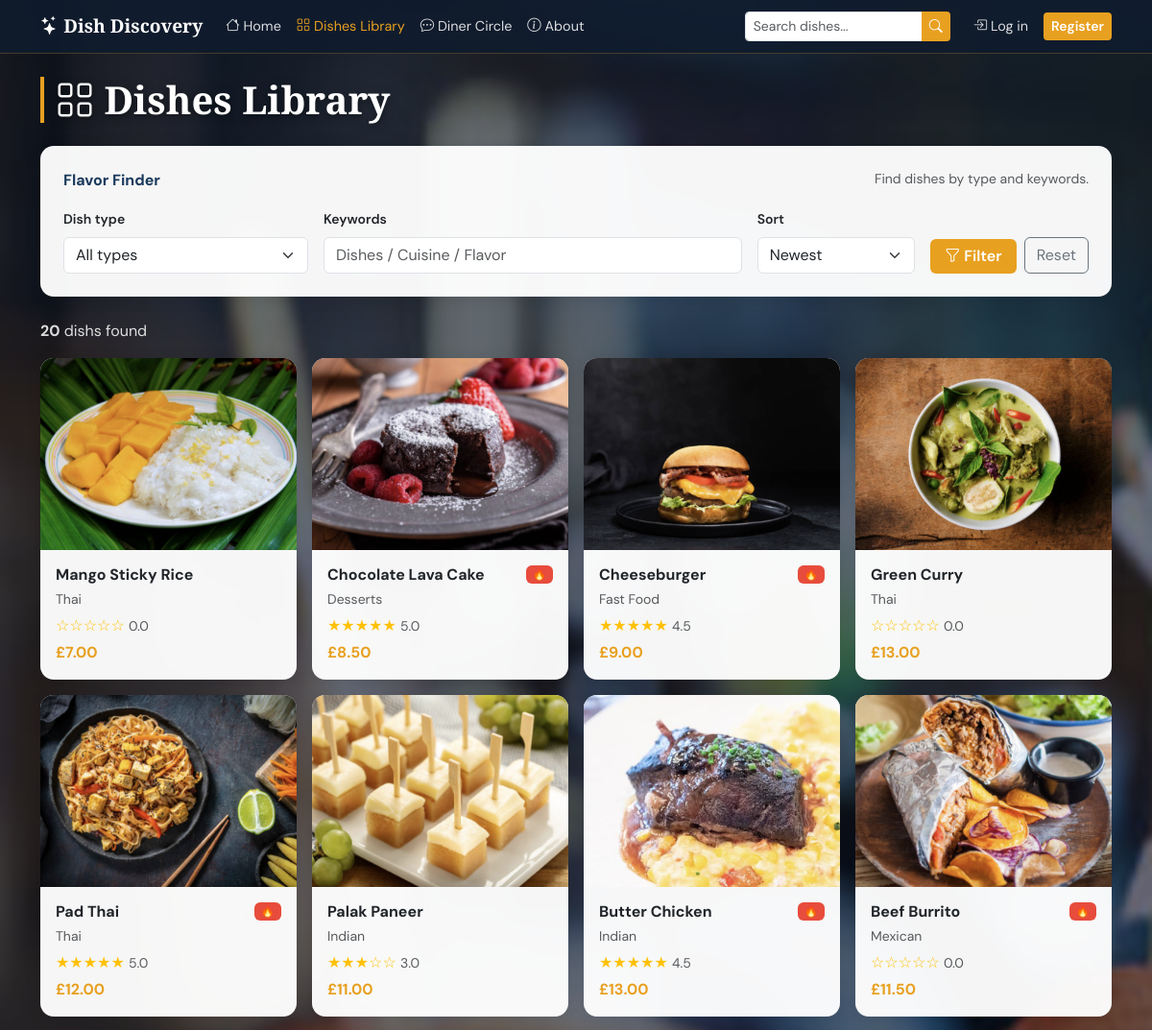
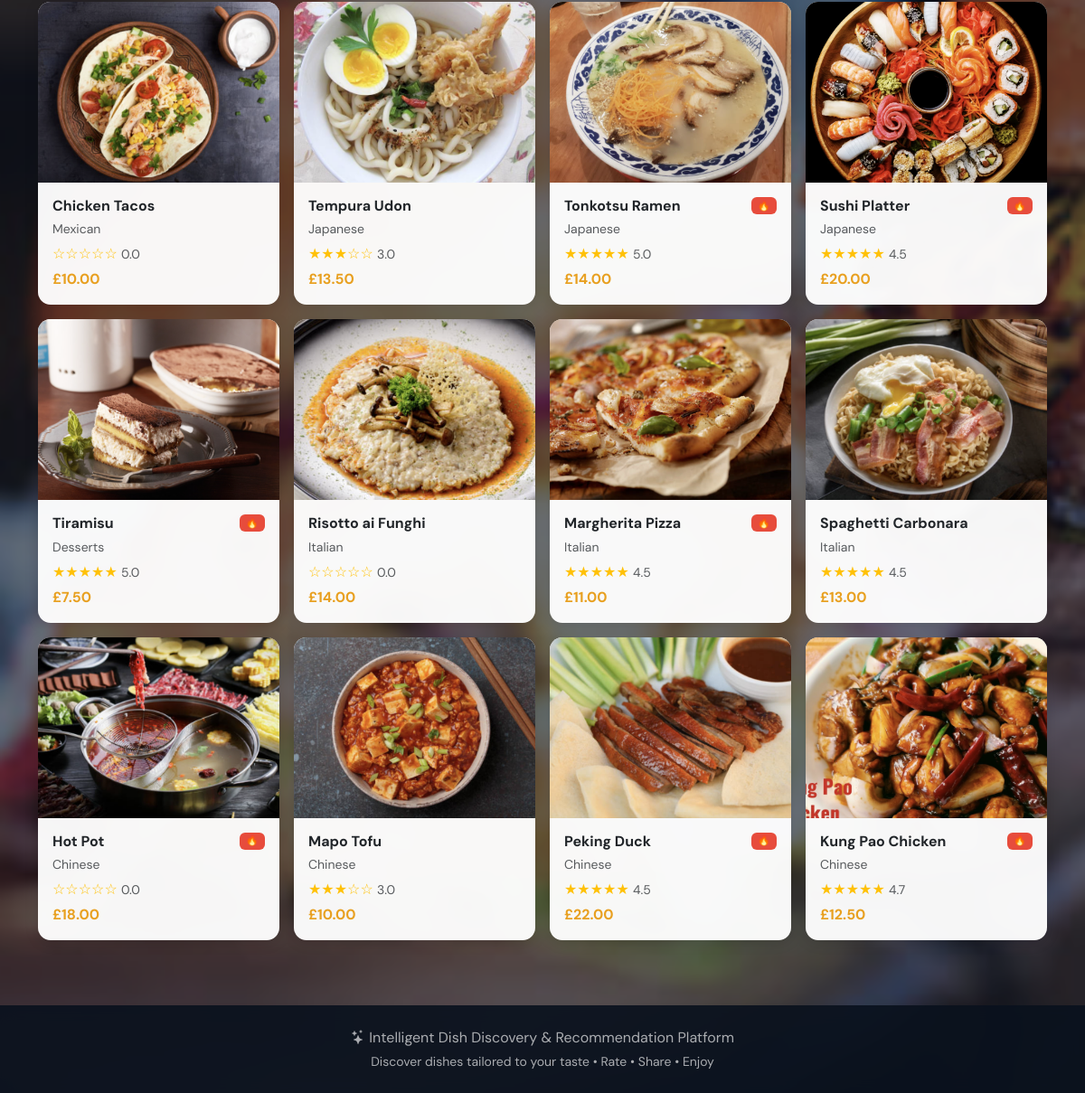
Screenshot of /dishes/ with the database file from the repository (2 pictures, top to bottom).
### core/models.py (models this page shows, shortened)
class Item(models.Model):
    category = models.ForeignKey(Category, on_delete=models.SET_NULL, null=True, related_name='items')
    name = models.CharField(max_length=200)
    description = models.TextField(blank=True)
    image_url = models.ImageField(upload_to='dishes/', blank=True, null=True)
    avg_rating = models.FloatField(default=0.0)
    price = models.DecimalField(max_digits=8, decimal_places=2, default=0.00)
    is_hot = models.BooleanField(default=False)
    created_at = models.DateTimeField(auto_now_add=True)
    class Meta:
        ordering = ['-created_at']

class Category(models.Model):
    name = models.CharField(max_length=100, unique=True)
    description = models.TextField(blank=True)
    icon = models.CharField(max_length=50, blank=True)
    sort_order = models.IntegerField(default=0)
    class Meta:
        ordering = ['sort_order', 'name']
        verbose_name_plural = 'Categories'

### core/views.py (the view)
# urls.py: path('dishes/', views.dishes_view, name='dishes'),
def dishes_view(request):
    items = Item.objects.select_related('category').all()
    categories = Category.objects.all()
    query = request.GET.get('q', '').strip()
    if query:
        items = items.filter(Q(name__icontains=query) | Q(description__icontains=query))
    category_id = request.GET.get('category', '')
    if category_id:
        items = items.filter(category_id=category_id)
    sort = request.GET.get('sort', '-created_at')
    sort_options = {
        'rating': '-avg_rating',
        '-rating': 'avg_rating',
        'name': 'name',
        'newest': '-created_at',
        'price': 'price',
    }
    items = items.order_by(sort_options.get(sort, '-created_at'))
    collected_ids = set()
    if request.user.is_authenticated:
        collected_ids = set(
            UserCollection.objects.filter(user=request.user).values_list('item_id', flat=True)
        )
    context = {
        'items': items,
        'categories': categories,
        'query': query,
        'selected_category': category_id,
        'sort': sort,
        'collected_ids': collected_ids,
    }
    return render(request, 'core/dishes.html', context)

### core/templates/core/dishes.html (shortened to what this page needs)
{% extends 'core/base.html' %}
{% load static %}
{% block page_bg_style %}style="background-image: url('{% static 'photo2.jpg' %}')"{% endblock %}
{% block content %}
<div class="container py-4">
    <h1 class="section-title"><i class="bi bi-grid"></i> Dishes Library</h1>
    <div class="card p-4 mb-4">
        <div class="fw-bold mb-3" style="color:var(--primary);">
            Flavor Finder
            <span class="text-muted fw-normal float-end small">Find dishes by type and keywords.</span>
        </div>
        <form method="get" id="filterForm">
            <div class="row g-3">
                <div class="col-md-3">
                    <label for="categorySelect" class="form-label small fw-semibold">Dish type</label>
                    <select name="category" id="categorySelect" class="form-select"
                            aria-label="Filter by dish type" onchange="this.form.submit()">
                        <option value="">All types</option>
                    </select>
                </div>
                <div class="col-md-5">
                    <label for="keywordInput" class="form-label small fw-semibold">Keywords</label>
                    <input type="text" name="q" id="keywordInput" class="form-control"
                           value="{{ query }}" placeholder="Dishes / Cuisine / Flavor"
                           aria-label="Search by keyword">
                </div>
                <div class="col-md-2">
                    <label for="sortSelect" class="form-label small fw-semibold">Sort</label>
                    <select name="sort" id="sortSelect" class="form-select" aria-label="Sort dishes">
                        <option value="newest" {% if sort == 'newest' %}selected{% endif %}>Newest</option>
                    </select>
                </div>
                <div class="col-md-2 d-flex align-items-end gap-2">
                    <button type="submit" class="btn btn-accent flex-grow-1">
                        <i class="bi bi-funnel"></i> Filter
                    </button>
                    <a href="{% url 'dishes' %}" class="btn btn-outline-secondary">Reset</a>
                </div>
            </div>
        </form>
    </div>
    <p class="mb-3" style="color:rgba(255,255,255,0.85);">
        <strong>{{ items|length }}</strong> dish{{ items|length|pluralize }} found
    </p>
    <div class="row g-3">
        {% for item in items %}
        <div class="col-6 col-md-4 col-lg-3">
            <div class="card dish-card h-100">
                <a href="{% url 'dish_detail' item.pk %}" class="text-decoration-none text-dark"
                   aria-label="View {{ item.name }}">
                    {% if item.image_url %}
                    <img src="{{ item.image_url.url }}" class="dish-img" alt="{{ item.name }}">
                    {% else %}
                    <div class="dish-img-placeholder">
                        <span style="font-size:3rem;" role="img" aria-label="Food placeholder">🍽️</span>
                    </div>
                    {% endif %}
                    <div class="card-body p-3">
                        <div class="d-flex justify-content-between align-items-start mb-1">
                            <h6 class="card-title mb-0 fw-bold">{{ item.name }}</h6>
                            {% if item.is_hot %}<span class="badge badge-hot">🔥</span>{% endif %}
                        </div>
                        {% if item.category %}<small class="text-muted">{{ item.category.name }}</small>{% endif %}
                        <div class="text-warning mt-1" aria-label="{{ item.avg_rating|floatformat:1 }} out of 5">
                            {% for i in "12345" %}{% if forloop.counter <= item.avg_rating|floatformat:"0"|add:"0" %}★{% else %}☆{% endif %}{% endfor %}
                            <span class="text-muted small">{{ item.avg_rating|floatformat:1 }}</span>
                        </div>
                        {% if item.price %}<p class="mb-0 mt-1 fw-bold" style="color:var(--accent);">£{{ item.price }}</p>{% endif %}
                    </div>
                </a>
            </div>
        </div>
        {% endfor %}
    </div>
</div>
{% endblock %}

### core/templates/core/base.html (style rules this page uses)
:root { --primary: #1a3a5c; --accent: #e8a020; --light-bg: #f0f8ff; --overlay: rgba(10, 20, 35, 0.60); }
body { font-family: 'DM Sans', sans-serif; background: #1a2535; }
.btn-accent { background: var(--accent); color: #fff; border: none; font-weight: 600; }
.card { border: none; box-shadow: 0 2px 16px rgba(0,0,0,0.12); border-radius: 14px; background: rgba(255,255,255,0.96); }
.dish-card { transition: transform 0.2s, box-shadow 0.2s; cursor: pointer; }
.dish-img { height: 200px; object-fit: cover; border-radius: 14px 14px 0 0; width: 100%; }
.section-title { font-family: 'Playfair Display', serif; color: #fff; font-weight: 700; border-left: 4px solid var(--accent); padding-left: 12px; margin-bottom: 1.5rem; text-shadow: 0 2px 8px rgba(0,0,0,0.5); }
.badge-hot { background: #e74c3c; color: #fff; font-size: 0.7rem; }
.btn, .nav-link, .star { min-height: 24px; min-width: 24px; }

### rows the page displays
Item: image_url (picture), name "Mango Sticky Rice", category.name "Thai", avg_rating "0.0", price "7.00"
Item: image_url (picture), name "Chocolate Lava Cake", category.name "Desserts", avg_rating "5.0", price "8.50"
Item: image_url (picture), name "Cheeseburger", category.name "Fast Food", avg_rating "4.5", price "9.00"
Item: image_url (picture), name "Green Curry", category.name "Thai", avg_rating "0.0", price "13.00"
Item: image_url (picture), name "Pad Thai", category.name "Thai", avg_rating "5.0", price "12.00"
Item: image_url (picture), name "Palak Paneer", category.name "Indian", avg_rating "3.0", price "11.00"
Item: image_url (picture), name "Butter Chicken", category.name "Indian", avg_rating "4.5", price "13.00"
Item: image_url (picture), name "Beef Burrito", category.name "Mexican", avg_rating "0.0", price "11.50"
Item: image_url (picture), name "Chicken Tacos", category.name "Mexican", avg_rating "0.0", price "10.00"
Item: image_url (picture), name "Tempura Udon", category.name "Japanese", avg_rating "3.0", price "13.50"
Item: image_url (picture), name "Tonkotsu Ramen", category.name "Japanese", avg_rating "5.0", price "14.00"
Item: image_url (picture), name "Sushi Platter", category.name "Japanese", avg_rating "4.5", price "20.00"
Item: image_url (picture), name "Tiramisu", category.name "Desserts", avg_rating "5.0", price "7.50"
Item: image_url (picture), name "Risotto ai Funghi", category.name "Italian", avg_rating "0.0", price "14.00"
Item: image_url (picture), name "Margherita Pizza", category.name "Italian", avg_rating "4.5", price "11.00"
Item: image_url (picture), name "Spaghetti Carbonara", category.name "Italian", avg_rating "4.5", price "13.00"
Item: image_url (picture), name "Hot Pot", category.name "Chinese", avg_rating "0.0", price "18.00"
Item: image_url (picture), name "Mapo Tofu", category.name "Chinese", avg_rating "3.0", price "10.00"
Item: image_url (picture), name "Peking Duck", category.name "Chinese", avg_rating "4.5", price "22.00"
Item: image_url (picture), name "Kung Pao Chicken", category.name "Chinese", avg_rating "4.7", price "12.50"

### other values shown
{{ items|length }} "20"
